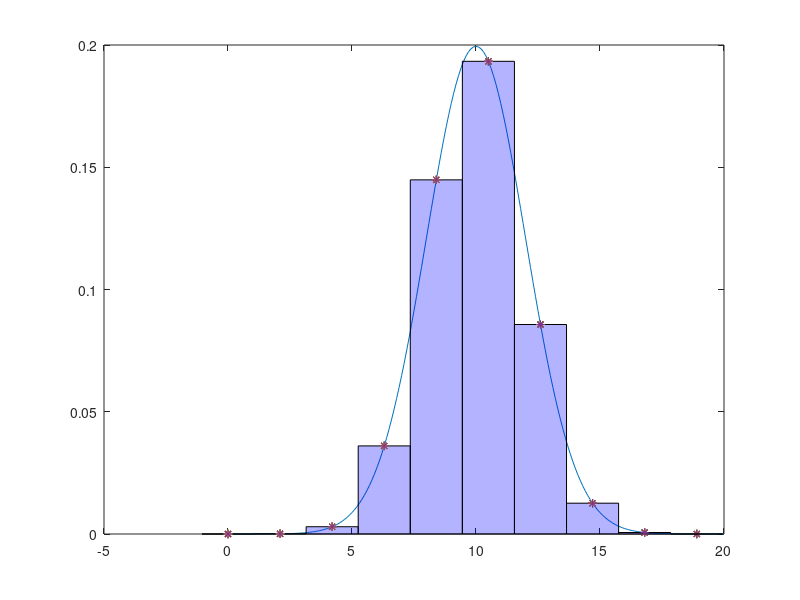
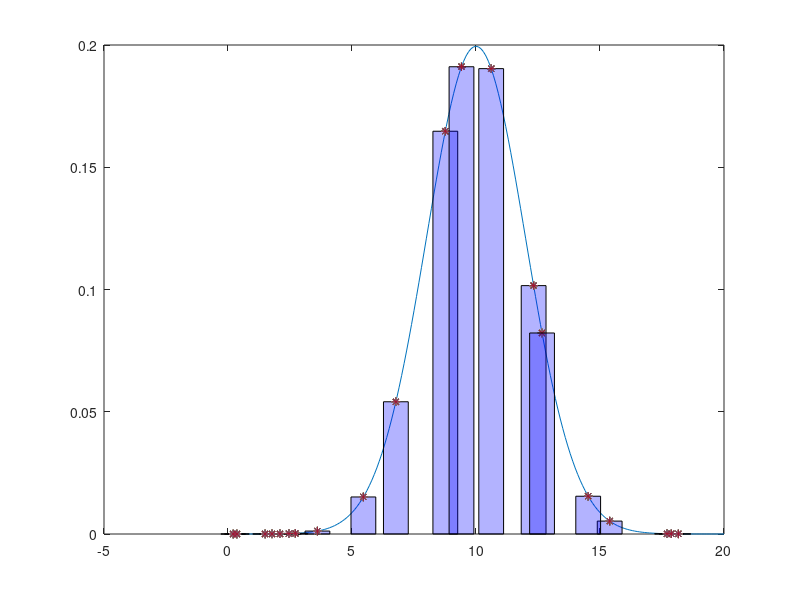

Recreate these plots in MATLAB, in order.

% Numeric Integration
% Kevin H Knuth
% 10 Nov 2020
% Bayesian Data Analysis

mu = 10;
sigma = 2;
prob = @(x)((sqrt(2*pi*sigma^2))^(-1) * exp( (-1/(2*sigma^2)) .* (x - mu).^2) );

% plot the pdf
x = 0:0.1:20;
y = prob(x);
figure; plot(x,y);
hold on;

% select discrete set of points
% here equally spaced
N = 10;     % number of samples
R = 20;     % define the range
clear x;
clear s;
clear p;
s = 0:(R+1)/N:R;
p = prob(s);

w = (s(end)-s(1))/(numel(s)-1);
for i = 1:numel(s)
    % plot samples s and their probabilities p
    plot(s,p,'*');
    xL = s(i)-w/2;  % x Left
    yB = 0;         % y Bottom
    xR = xL+w;      % x Right
    yT = p(i);      % y Top
    v = [xL yB; xL yT; xR yT; xR yB];   % vertices
    f = [1, 2, 3, 4];                   % faces
    patch('Faces',f,'Vertices',v,'FaceColor','blue','FaceAlpha',.3);
end

% find the area under the curve (integrate)
area = sum(w*p);
disp(['area = ' num2str(area)]);
disp(['area - 1 = ' num2str(area-1)]);


% stochastic integration

% plot the pdf
x = 0:0.1:20;
y = prob(x);
figure; plot(x,y);
hold on;

% select discrete set of points
% selected from a uniform distribution U = [0,20];
N = 20;     % number of samples
R = 20;     % define the range
clear x;
clear s;
clear p;
s = R*rand(1,N);
p = prob(s);

w = R/N;
for i = 1:numel(s)
    % plot samples s and their probabilities p
    plot(s,p,'*');
    xL = s(i)-w/2;  % x Left
    yB = 0;         % y Bottom
    xR = xL+w;      % x Right
    yT = p(i);      % y Top
    v = [xL yB; xL yT; xR yT; xR yB];   % vertices
    f = [1, 2, 3, 4];                   % faces
    patch('Faces',f,'Vertices',v,'FaceColor','blue','FaceAlpha',.3);
end

% find the area under the curve (integrate)
area = sum(w*p);
disp(['area = ' num2str(area)]);
disp(['area - 1 = ' num2str(area-1)]);

